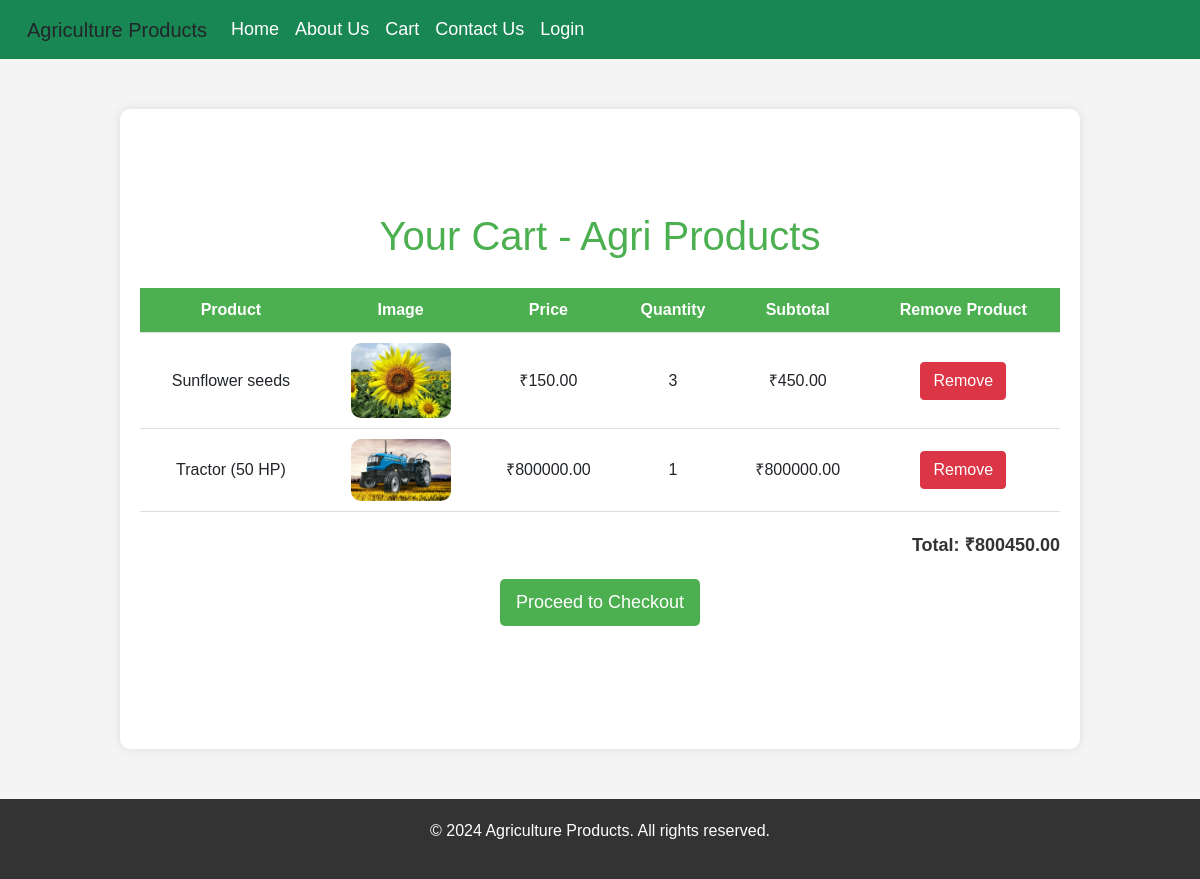
The app's page /cart (signed in) with its own data.
### shop/models.py (models this page shows, shortened)
class Cart(models.Model):
    prodId = models.ForeignKey(Product,on_delete=models.CASCADE)
    prodCount=models.IntegerField(default=1)
    userId =models.ForeignKey(Customer,on_delete=models.CASCADE)

class Product(models.Model):
    CATEGORY_CHOICES = [
        ('seeds', 'Seeds'),
        ('machines', 'Machinery'),
        ('fertilizer', 'Fertilizer'),
    ]
    category = models.CharField(max_length=20, choices=CATEGORY_CHOICES)
    name = models.CharField(max_length=100)
    description = models.TextField()
    price = models.DecimalField(max_digits=10, decimal_places=2)
    image = models.ImageField(upload_to='products/')
    prodCount=models.IntegerField(default=0)

### shop/views.py (the view)
# urls.py: path('cart',showCart,name='cart'),
def showCart(request):
    print('inside cart --------------------------')
    if request.session.get('userId') and request.session.get('userEmail'):
        userId=request.session.get('userId')
        userData=Customer.objects.get(id=userId)
        cartData=False
        cartData=Cart.objects.filter(userId=userData.id)
        total=0
        for i in cartData:
            i.subTotal=i.prodId.price*i.prodCount
            total+=i.subTotal
            print(i.prodId.name)
        return render(request,'shop/cart.html',{'cartData':cartData,'total':total})
    else:
        return redirect('login')

### templates/shop/cart.html (shortened to what this page needs)
{% include 'shop/header.html' %}
{% load static %}
<link rel="stylesheet" href="{% static 'css/bootstrap.min.css' %}">
<link rel="stylesheet" href="{% static 'css/table.css' %}">
    <div class="container d-flex flex-column justify-content-center table-responsive">
        <h1>Your Cart - Agri Products</h1>
        {% if cartData %}
            <table class="cart-table">
                <thead>
                    <tr>
                        <th>Product</th>
                        <th>Image</th>
                        <th>Price</th>
                        <th>Quantity</th>
                        <th>Subtotal</th>
                        <th>Remove Product</th>
                    </tr>
                </thead>
                <tbody>
                    {% for data in cartData %}
                    <tr>
                        <td>{{data.prodId.name}}</td>
                        <td><img src="{{data.prodId.image.url}}"/></td>
                        <td>₹{{data.prodId.price}}</td>
                        <td class="quantity">{{data.prodCount}}</td>
                        <td>₹{{data.subTotal}}</td>
                        <td><a class="btn btn-danger" href="/removeCart/{{data.id}}">Remove</a></td>
                    </tr>
                    {% endfor %}
                </tbody>
            </table>
            <div class="total">
                <strong>Total: ₹{{total}}</strong>
            </div>
            <a href="/checkout" class="checkout-btn">Proceed to Checkout</a>
        {% else  %}
            <h3 class="text-danger my-3 text-center">No products in cart</h3>
        {% endif %}
    </div>
</body>
</html>
{% include 'shop/footer.html' %}

### static/css/style.css (style rules this page uses)
body { margin: 0; font-family: Arial, sans-serif; background-color: #f4f4f9; }

### static/css/table.css (style rules this page uses)
body { font-family: Arial, sans-serif; margin: 0; padding: 0; background-color: #f4f4f4; }
.container { width: 80%; margin: 50px auto; background-color: #fff; padding: 20px; border-radius: 10px; box-shadow: 0 0 10px rgba(0, 0, 0, 0.1); min-height: 80vh; }
h1 { text-align: center; color: #4CAF50; }
.cart-table { width: 100%; border-collapse: collapse; margin-top: 20px; }
.cart-table th, .cart-table td { padding: 10px; text-align: center; border-bottom: 1px solid #ddd; }
.cart-table th { background-color: #4CAF50; color: white; }
.cart-table td img { width: 100px; height: auto; border-radius: 10px; }
.total { text-align: right; margin-top: 20px; font-size: 18px; color: #333; }
.checkout-btn { display: block; width: 200px; background-color: #4CAF50; color: white; text-align: center; padding: 10px; border-radius: 5px; text-decoration: none; margin: 20px auto; font-size: 18px; }

### records on screen
Cart: prodId.name "Sunflower seeds", prodId.image (picture), prodId.price "150.00", prodCount "3", subTotal "450.00"
Cart: prodId.name "Tractor (50 HP)", prodId.image (picture), prodId.price "800000.00", prodCount "1", subTotal "800000.00"

### other values on screen
{{ total }} "800450.00"
